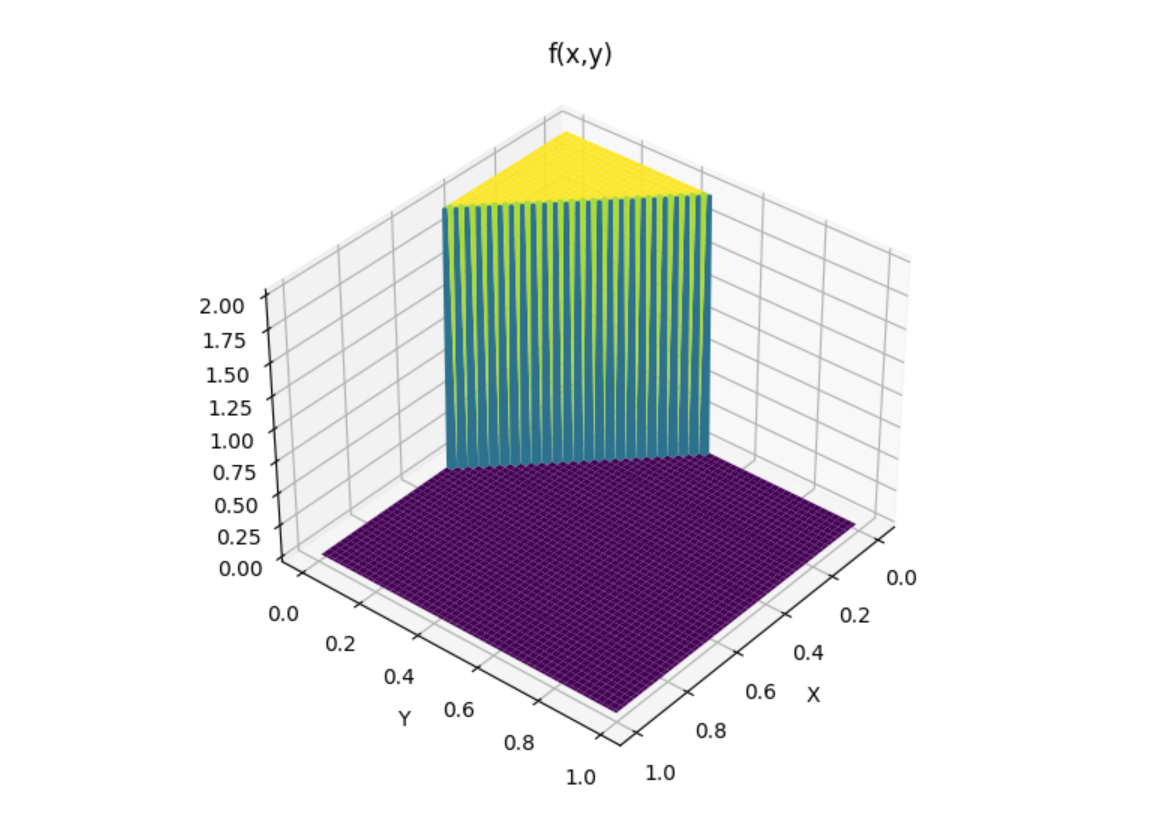

Here is the Python script that generated this plot:
import numpy as np
import matplotlib.pyplot as plt
from mpl_toolkits.mplot3d import axes3d


fig = plt.figure(figsize=(10,6))
ax1 = fig.add_subplot(111, projection='3d')

n=0.01

x = np.arange(0,1,n)
y = np.arange(0,1,n)
X,Y = np.meshgrid(x,y)

#creating array for storing Z values
Z = 2 + ( X * 0) + (Y * 0)

for i in range(100):
  for j in range(100):
    if X[i][j]+Y[i][j]<(1/2):
      Z[i][j]=2
    else:
      Z[i][j]=0


ax1.set_title('f(x,y)')
ax1.plot_surface(X,Y,Z,cmap='viridis',edgecolor='none')

plt.xlabel("X")
plt.ylabel("Y")


plt.show()
